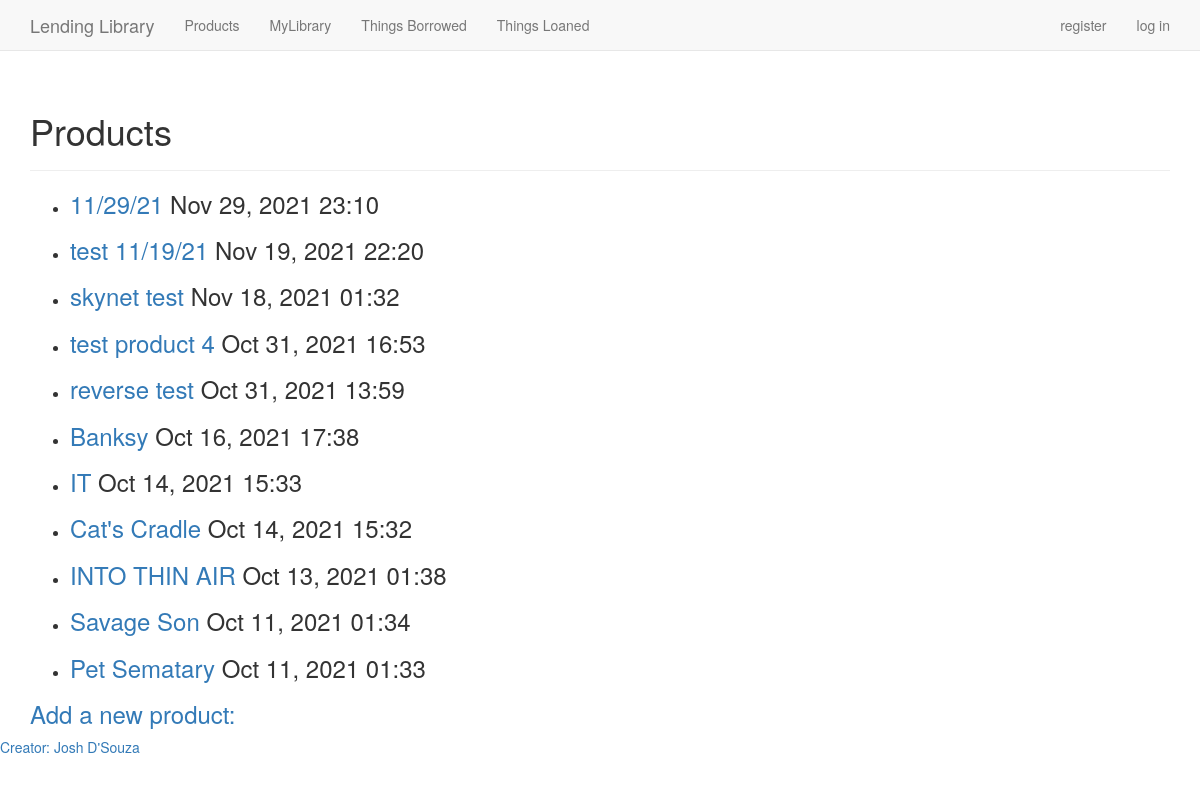
Before: /products/ with the older database file.
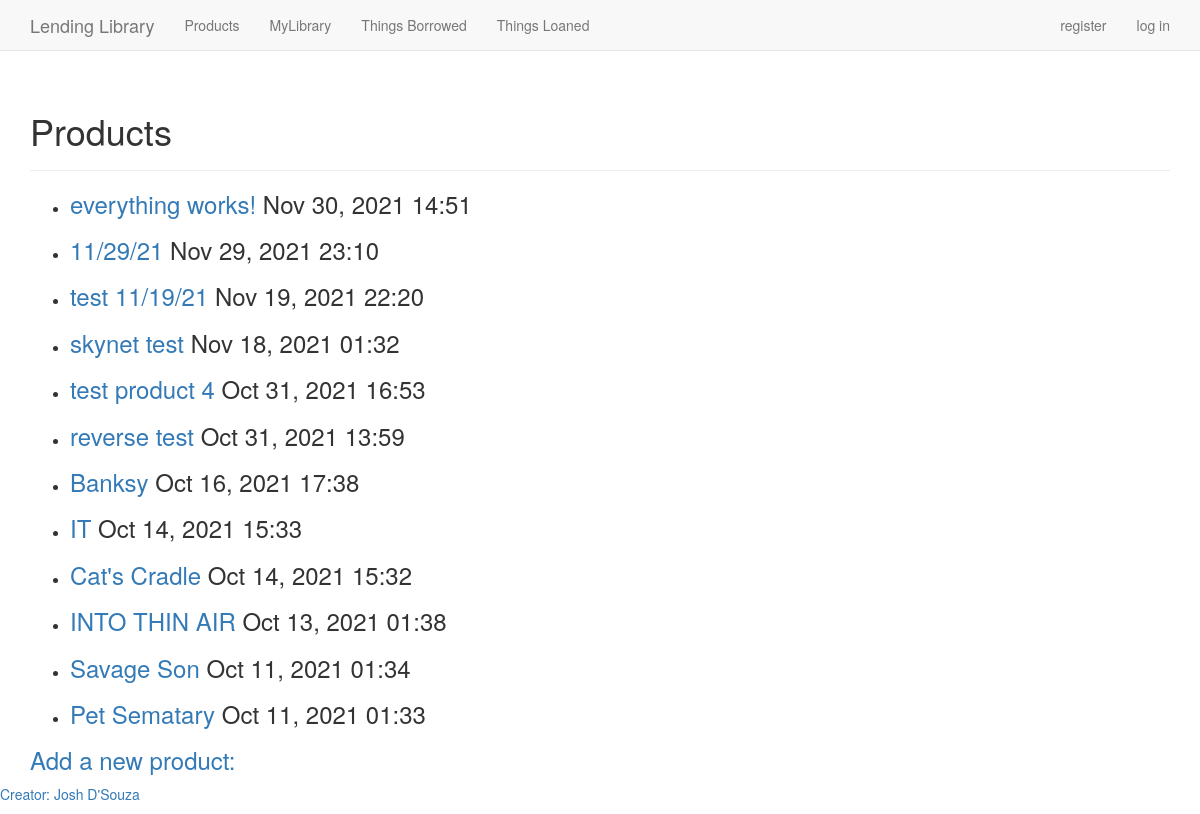
After: the same page with the newer database file.
### products/models.py (models this page shows)
class Product(models.Model):
	text = models.CharField(max_length=200)
	date_added = models.DateTimeField(auto_now_add=True)
	PRODUCT_TYPE_CHOICES = [
		('Book', 'Book'),
		('Tool', 'Tool'),
		('Service', 'Service'),
	]
	product_type = models.CharField(
		max_length=20,
		choices=PRODUCT_TYPE_CHOICES,
		default='Book',
		)
	description = models.TextField(default='')
	owner = models.ForeignKey(User, on_delete=models.CASCADE)
	def __str__(self):
		return self.text

### products/views.py (the view)
# urls.py: path('', include('products.urls')),
def products(request):
	products = Product.objects.order_by('-date_added')
	context = {'products': products}
	return render(request, 'products/products.html', context)

### products/templates/products/products.html
{% extends "products/base.html" %}
{% block header %}
  <h1>Products</h1>
{% endblock header %}
{% block content %}
  <ul>
  	{% for product in products %}
  	  <li>
        <h3>
  	  	  <a href="{% url 'products:product' product.id %}">{{ product }}</a> {{ product.date_added|date:'M d, Y H:i'}}
        </h3>
  	  </li>
  	{% empty %}
  	  <li>No products have been added yet.</li>
  	{% endfor %}
  </ul>
  <h3><a href="{% url 'products:new_product' %}">Add a new product:</a></h3>
{% endblock content %}

### products/templates/products/base.html (shortened to what this page needs)
{% load bootstrap3 %}
<!DOCTYPE html>
<html lang="en">
  <head>
    {% bootstrap_css %}
  </head>
  <body>
    <nav class="navbar navbar-default navbar-static-top">
      <div class="container">
        <div class="navbar-header">
          <a class="navbar-brand" href="{% url 'products:index' %}"> Lending Library</a>
        </div>
        <div id="navbar" class="navbar-collapse collapse">
          <ul class="nav navbar-nav">
            <li><a href="{% url 'products:products' %}">Products</a></li>
            <li><a href="{% url 'products:my_products' %}">MyLibrary</a></li>
            <li><a href="https://www.google.com">Things Borrowed</a></li>
            <li><a href="https://www.google.com">Things Loaned</a></li>
          </ul>
          <ul class="nav navbar-nav navbar-right">
            {% if user.is_authenticated %}
              <li><a>Hello, {{user.username }}.</a></li>
              <li><a href="{% url 'users:logout' %}">log out</a></li>
            {% else %}
              <li><a href="{% url 'users:register' %}">register</a></li>
              <li><a href="{% url 'users:login' %}">log in</a></li>
            {% endif %}
          </ul>
        </div>
    </div>
  </nav>
  <div class="container">
    <div class="page-header">
      {% block header %}{% endblock header %}
    </div>
    <div>
      {% block content %}{% endblock content %}
    </div>
  </div>
  </body>
</html>
<footer>
  <p><a href="https://www.linkedin.com/in/josh-d-souza-915b2543" target="_blank" rel="noopener noreferrer">Creator: Josh D'Souza</a></p>
</footer>

Changed rows visible on the page:
added Product: text "everything works!", date_added "Nov 30, 2021 14:51"
